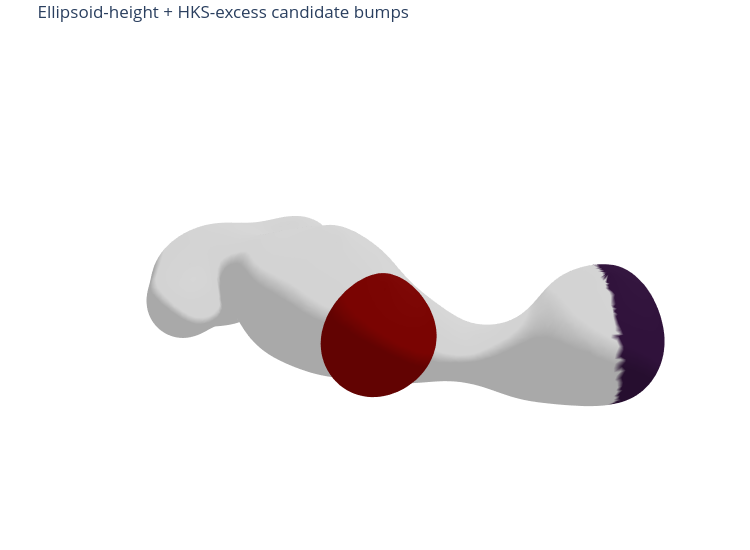
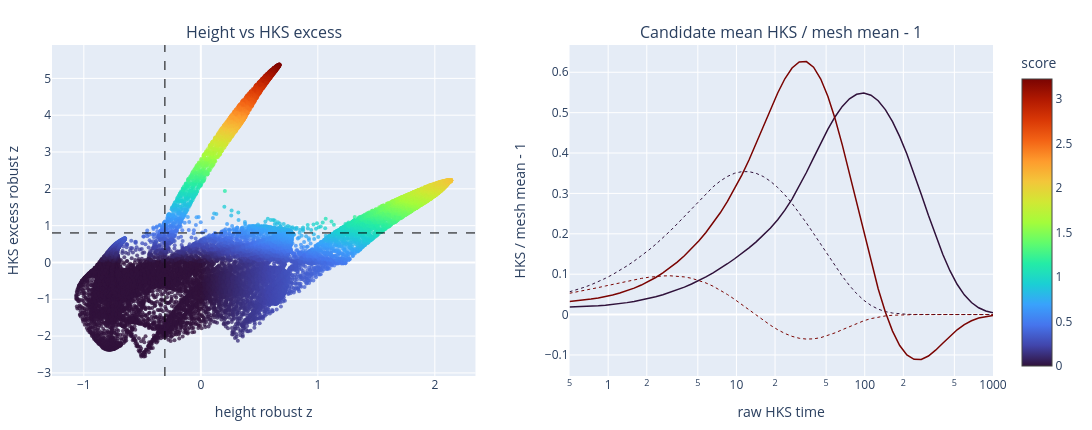

The code cell stored with these charts, in order, in its notebook:
### Code cell
ellipsoid_fit_fig = make_subplots(
    rows=1,
    cols=2,
    specs=[[{"type": "scene"}, {"type": "scene"}]],
    subplot_titles=("Fitted body ellipsoid", "Height over fitted ellipsoid"),
)
height_abs = float(np.nanmax(np.abs(ellipsoid_height)))
height_abs = max(height_abs, np.finfo(float).eps)

ellipsoid_fit_fig.add_trace(
    go.Mesh3d(
        x=mesh.v[:, 0],
        y=mesh.v[:, 1],
        z=mesh.v[:, 2],
        i=mesh.f[:, 0],
        j=mesh.f[:, 1],
        k=mesh.f[:, 2],
        color="lightgray",
        opacity=0.24,
        flatshading=True,
        name="organoid mesh",
        showscale=False,
        showlegend=False,
    ),
    row=1,
    col=1,
)
ellipsoid_fit_fig.add_trace(
    go.Mesh3d(
        x=ellipsoid_vertices[:, 0],
        y=ellipsoid_vertices[:, 1],
        z=ellipsoid_vertices[:, 2],
        i=mesh.f[:, 0],
        j=mesh.f[:, 1],
        k=mesh.f[:, 2],
        color="rgb(31,119,180)",
        opacity=0.52,
        flatshading=True,
        name="fitted ellipsoid",
        showscale=False,
        showlegend=False,
    ),
    row=1,
    col=1,
)
ellipsoid_fit_fig.add_trace(
    go.Scatter3d(
        x=[ellipsoid_fit["center"][0]],
        y=[ellipsoid_fit["center"][1]],
        z=[ellipsoid_fit["center"][2]],
        mode="markers",
        marker=dict(size=5, color="black"),
        name="ellipsoid center",
        showlegend=False,
    ),
    row=1,
    col=1,
)
ellipsoid_fit_fig.add_trace(
    go.Mesh3d(
        x=mesh.v[:, 0],
        y=mesh.v[:, 1],
        z=mesh.v[:, 2],
        i=mesh.f[:, 0],
        j=mesh.f[:, 1],
        k=mesh.f[:, 2],
        intensity=ellipsoid_height,
        colorscale="RdBu_r",
        cmin=-height_abs,
        cmax=height_abs,
        colorbar=dict(title="height", x=1.0, len=0.72),
        opacity=1.0,
        flatshading=True,
        name="mesh height over ellipsoid",
        showscale=True,
        showlegend=False,
    ),
    row=1,
    col=2,
)
ellipsoid_fit_fig.add_trace(
    go.Scatter3d(
        x=[ellipsoid_fit["center"][0]],
        y=[ellipsoid_fit["center"][1]],
        z=[ellipsoid_fit["center"][2]],
        mode="markers",
        marker=dict(size=4, color="black"),
        name="ellipsoid center",
        showlegend=False,
    ),
    row=1,
    col=2,
)
ellipsoid_fit_fig.update_layout(
    height=560,
    width=1120,
    margin=dict(l=0, r=20, b=0, t=40),
    scene=dict(aspectmode="data"),
    scene2=dict(aspectmode="data"),
)
display(ellipsoid_fit_fig)

candidate_fig = plot_mesh_by_regions(
    mesh,
    ellipsoid_candidate_components,
    backend="plotly",
    colorscale="Turbo",
    baseline_color="lightgray",
    baseline_name="not candidate",
    add_legend=False,
    alpha=1.0,
)
candidate_fig.update_layout(title="Ellipsoid-height + HKS-excess candidate bumps", margin=dict(l=0, r=0, b=0, t=35))
display(candidate_fig)

score_fig = make_subplots(
    rows=1,
    cols=2,
    subplot_titles=("Height vs HKS excess", "Candidate mean HKS / mesh mean - 1"),
)
score_fig.add_trace(
    go.Scatter(
        x=height_z,
        y=hks_excess_z,
        mode="markers",
        marker=dict(
            size=4,
            color=ellipsoid_bump_score,
            colorscale="Turbo",
            showscale=True,
            colorbar=dict(title="score"),
            opacity=0.75,
        ),
        showlegend=False,
    ),
    row=1,
    col=1,
)
score_fig.add_vline(x=height_threshold, line_width=1, line_dash="dash", line_color="black", row=1, col=1)
score_fig.add_hline(y=hks_threshold, line_width=1, line_dash="dash", line_color="black", row=1, col=1)

candidate_colors = plotly_colors.sample_colorscale(
    "Turbo",
    [0.5] if len(ellipsoid_candidate_components) <= 1 else np.linspace(0.0, 1.0, len(ellipsoid_candidate_components)),
)
for comp, color in zip(ellipsoid_candidate_components, candidate_colors):
    w = vertex_areas[comp]
    curve = np.average(hks_meanratio[comp], weights=w, axis=0)
    ref_curve = np.average(ellipsoid_hks_meanratio[comp], weights=w, axis=0)
    score_fig.add_trace(
        go.Scatter(x=ts_mesh, y=curve, mode="lines", line=dict(color=color, width=1.5), showlegend=False),
        row=1,
        col=2,
    )
    score_fig.add_trace(
        go.Scatter(x=ts_mesh, y=ref_curve, mode="lines", line=dict(color=color, width=1.0, dash="dot"), showlegend=False),
        row=1,
        col=2,
    )
score_fig.update_xaxes(title_text="height robust z", row=1, col=1)
score_fig.update_yaxes(title_text="HKS excess robust z", row=1, col=1)
score_fig.update_xaxes(title_text="raw HKS time", type="log", row=1, col=2)
score_fig.update_yaxes(title_text="HKS / mesh mean - 1", row=1, col=2)
score_fig.update_layout(height=430, width=1100, margin=dict(l=45, r=20, t=45, b=45))
display(score_fig)

### Figure 1 — Plotly figure (JSON) as saved in the notebook; plotly's stock layout.template omitted (floating-point values rounded to 4 significant figures; data arrays with more than 128 entries replaced by an {"elided": "..."} marker saying what was removed)
{"data": [{"i": {"elided": "35998 int values"}, "j": {"elided": "35998 int values"}, "k": {"elided": "35998 int values"}, "opacity": 1, "showscale": false, "type": "mesh3d", "vertexcolor": {"elided": "18001 str values"}, "x": {"elided": "18001 float values"}, "y": {"elided": "18001 float values"}, "z": {"elided": "18001 float values"}}], "layout": {"height": 550, "margin": {"b": 0, "l": 0, "r": 0, "t": 35}, "scene": {"aspectmode": "data", "bgcolor": "rgba(0,0,0,0)", "camera": {"eye": {"x": -1.282, "y": -1.282, "z": 0.8452}}, "xaxis": {"visible": false}, "yaxis": {"visible": false}, "zaxis": {"visible": false}}, "title": {"text": "Ellipsoid-height + HKS-excess candidate bumps"}, "width": 750}}

### Figure 2 — Plotly figure (JSON) as saved in the notebook; plotly's stock layout.template omitted (floating-point values rounded to 4 significant figures; data arrays with more than 128 entries replaced by an {"elided": "..."} marker saying what was removed)
{"data": [{"marker": {"color": {"elided": "18001 float values"}, "colorbar": {"title": {"text": "score"}}, "colorscale": [[0, "#30123b"], [0.07143, "#4145ab"], [0.1429, "#4675ed"], [0.2143, "#39a2fc"], [0.2857, "#1bcfd4"], [0.3571, "#24eca6"], [0.4286, "#61fc6c"], [0.5, "#a4fc3b"], [0.5714, "#d1e834"], [0.6429, "#f3c63a"], [0.7143, "#fe9b2d"], [0.7857, "#f36315"], [0.8571, "#d93806"], [0.9286, "#b11901"], [1, "#7a0402"]], "opacity": 0.75, "showscale": true, "size": 4}, "mode": "markers", "showlegend": false, "type": "scatter", "x": {"elided": "18001 float values"}, "xaxis": "x", "y": {"elided": "18001 float values"}, "yaxis": "y"}, {"line": {"color": "rgb(48, 18, 59)", "width": 1.5}, "mode": "lines", "showlegend": false, "type": "scatter", "x": [0.5, 0.5687, 0.6469, 0.7359, 0.8371, 0.9522, 1.083, 1.232, 1.401, 1.594, 1.813, 2.063, 2.346, 2.669, 3.036, 3.453, 3.928, 4.468, 5.082, 5.781, 6.576, 7.48, 8.509, 9.679, 11.01, 12.52, 14.24, 16.2, 18.43, 20.97, 23.85, 27.13, 30.86, 35.1, 39.93, 45.42, 51.66, 58.76, 66.84, 76.03, 86.49, 98.38, 111.9, 127.3, 144.8, 164.7, 187.4, 213.1, 242.4, 275.7, 313.7, 356.8, 405.8, 461.6, 525.1, 597.3, 679.4, 772.9, 879.1, 1000.0], "xaxis": "x2", "y": [0.01863, 0.01918, 0.01988, 0.02077, 0.02189, 0.02329, 0.02501, 0.02709, 0.02958, 0.03252, 0.03593, 0.03984, 0.04428, 0.04928, 0.05487, 0.06109, 0.068, 0.07563, 0.08404, 0.09326, 0.1033, 0.1142, 0.1258, 0.1382, 0.1514, 0.1652, 0.1801, 0.1962, 0.2141, 0.2347, 0.2585, 0.2861, 0.3174, 0.3518, 0.3881, 0.4245, 0.4591, 0.49, 0.5155, 0.5343, 0.5455, 0.5485, 0.5432, 0.5295, 0.5075, 0.4777, 0.4407, 0.3974, 0.3492, 0.2981, 0.2461, 0.1957, 0.1493, 0.1086, 0.07498, 0.04883, 0.02979, 0.0169, 0.008835, 0.004215], "yaxis": "y2"}, {"line": {"color": "rgb(48, 18, 59)", "dash": "dot", "width": 1}, "mode": "lines", "showlegend": false, "type": "scatter", "x": [0.5, 0.5687, 0.6469, 0.7359, 0.8371, 0.9522, 1.083, 1.232, 1.401, 1.594, 1.813, 2.063, 2.346, 2.669, 3.036, 3.453, 3.928, 4.468, 5.082, 5.781, 6.576, 7.48, 8.509, 9.679, 11.01, 12.52, 14.24, 16.2, 18.43, 20.97, 23.85, 27.13, 30.86, 35.1, 39.93, 45.42, 51.66, 58.76, 66.84, 76.03, 86.49, 98.38, 111.9, 127.3, 144.8, 164.7, 187.4, 213.1, 242.4, 275.7, 313.7, 356.8, 405.8, 461.6, 525.1, 597.3, 679.4, 772.9, 879.1, 1000.0], "xaxis": "x2", "y": [0.05645, 0.06146, 0.06723, 0.07385, 0.08135, 0.08976, 0.0991, 0.1093, 0.1205, 0.1325, 0.1454, 0.1592, 0.1739, 0.1898, 0.2067, 0.2246, 0.2433, 0.2625, 0.2815, 0.2998, 0.3164, 0.3307, 0.3421, 0.3499, 0.3539, 0.3539, 0.3498, 0.3417, 0.3299, 0.3147, 0.2963, 0.2753, 0.252, 0.227, 0.2008, 0.1738, 0.1468, 0.1203, 0.09503, 0.07198, 0.05189, 0.03535, 0.0226, 0.01346, 0.007409, 0.003737, 0.00171, 0.000701, 0.0002539, 7.997e-05, 2.148e-05, 4.814e-06, 8.785e-07, 1.269e-07, 1.404e-08, 1.149e-09, 6.669e-11, 2.73e-12, 1.869e-13, 1.225e-13], "yaxis": "y2"}, {"line": {"color": "rgb(122, 4, 2)", "width": 1.5}, "mode": "lines", "showlegend": false, "type": "scatter", "x": [0.5, 0.5687, 0.6469, 0.7359, 0.8371, 0.9522, 1.083, 1.232, 1.401, 1.594, 1.813, 2.063, 2.346, 2.669, 3.036, 3.453, 3.928, 4.468, 5.082, 5.781, 6.576, 7.48, 8.509, 9.679, 11.01, 12.52, 14.24, 16.2, 18.43, 20.97, 23.85, 27.13, 30.86, 35.1, 39.93, 45.42, 51.66, 58.76, 66.84, 76.03, 86.49, 98.38, 111.9, 127.3, 144.8, 164.7, 187.4, 213.1, 242.4, 275.7, 313.7, 356.8, 405.8, 461.6, 525.1, 597.3, 679.4, 772.9, 879.1, 1000.0], "xaxis": "x2", "y": [0.03211, 0.03384, 0.03587, 0.03827, 0.04112, 0.0445, 0.04851, 0.05327, 0.05888, 0.06544, 0.07306, 0.08183, 0.09181, 0.1031, 0.1157, 0.1299, 0.1456, 0.1629, 0.1821, 0.2032, 0.2265, 0.252, 0.2802, 0.3112, 0.3454, 0.3828, 0.4232, 0.4656, 0.5083, 0.5488, 0.5839, 0.6105, 0.6255, 0.6266, 0.6126, 0.5834, 0.5401, 0.4849, 0.4202, 0.3492, 0.275, 0.2008, 0.1295, 0.0639, 0.006416, -0.0409, -0.07656, -0.09984, -0.1109, -0.1111, -0.1026, -0.08825, -0.07097, -0.05347, -0.03772, -0.02488, -0.01528, -0.008697, -0.004553, -0.002173], "yaxis": "y2"}, {"line": {"color": "rgb(122, 4, 2)", "dash": "dot", "width": 1}, "mode": "lines", "showlegend": false, "type": "scatter", "x": [0.5, 0.5687, 0.6469, 0.7359, 0.8371, 0.9522, 1.083, 1.232, 1.401, 1.594, 1.813, 2.063, 2.346, 2.669, 3.036, 3.453, 3.928, 4.468, 5.082, 5.781, 6.576, 7.48, 8.509, 9.679, 11.01, 12.52, 14.24, 16.2, 18.43, 20.97, 23.85, 27.13, 30.86, 35.1, 39.93, 45.42, 51.66, 58.76, 66.84, 76.03, 86.49, 98.38, 111.9, 127.3, 144.8, 164.7, 187.4, 213.1, 242.4, 275.7, 313.7, 356.8, 405.8, 461.6, 525.1, 597.3, 679.4, 772.9, 879.1, 1000.0], "xaxis": "x2", "y": [0.05275, 0.05593, 0.05937, 0.06302, 0.06686, 0.07082, 0.07483, 0.07881, 0.08266, 0.08628, 0.08953, 0.09227, 0.09437, 0.09567, 0.09603, 0.09528, 0.09327, 0.08985, 0.08489, 0.07832, 0.07017, 0.06054, 0.04961, 0.03764, 0.02491, 0.01176, -0.001462, -0.01437, -0.02654, -0.0375, -0.04678, -0.05395, -0.05865, -0.06072, -0.06014, -0.0571, -0.05196, -0.04523, -0.03753, -0.02955, -0.02197, -0.01533, -0.009977, -0.00602, -0.003344, -0.001696, -0.0007786, -0.0003198, -0.000116, -3.653e-05, -9.812e-06, -2.199e-06, -4.014e-07, -5.797e-08, -6.416e-09, -5.251e-10, -3.078e-11, -1.556e-12, -3.94e-13, -3.644e-13], "yaxis": "y2"}], "layout": {"annotations": [{"font": {"size": 16}, "showarrow": false, "text": "Height vs HKS excess", "x": 0.225, "xanchor": "center", "xref": "paper", "y": 1, "yanchor": "bottom", "yref": "paper"}, {"font": {"size": 16}, "showarrow": false, "text": "Candidate mean HKS / mesh mean - 1", "x": 0.775, "xanchor": "center", "xref": "paper", "y": 1, "yanchor": "bottom", "yref": "paper"}], "height": 430, "margin": {"b": 45, "l": 45, "r": 20, "t": 45}, "shapes": [{"line": {"color": "black", "dash": "dash", "width": 1}, "type": "line", "x0": -0.3072, "x1": -0.3072, "xref": "x", "y0": 0, "y1": 1, "yref": "y domain"}, {"line": {"color": "black", "dash": "dash", "width": 1}, "type": "line", "x0": 0, "x1": 1, "xref": "x domain", "y0": 0.8019, "y1": 0.8019, "yref": "y"}], "width": 1100, "xaxis": {"anchor": "y", "domain": [0, 0.45], "title": {"text": "height robust z"}}, "xaxis2": {"anchor": "y2", "domain": [0.55, 1], "title": {"text": "raw HKS time"}, "type": "log"}, "yaxis": {"anchor": "x", "domain": [0, 1], "title": {"text": "HKS excess robust z"}}, "yaxis2": {"anchor": "x2", "domain": [0, 1], "title": {"text": "HKS / mesh mean - 1"}}}}
